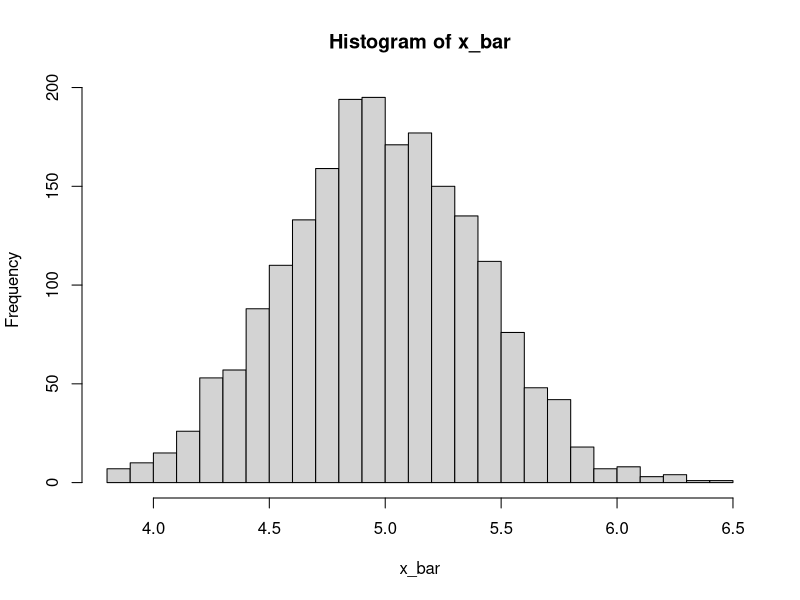
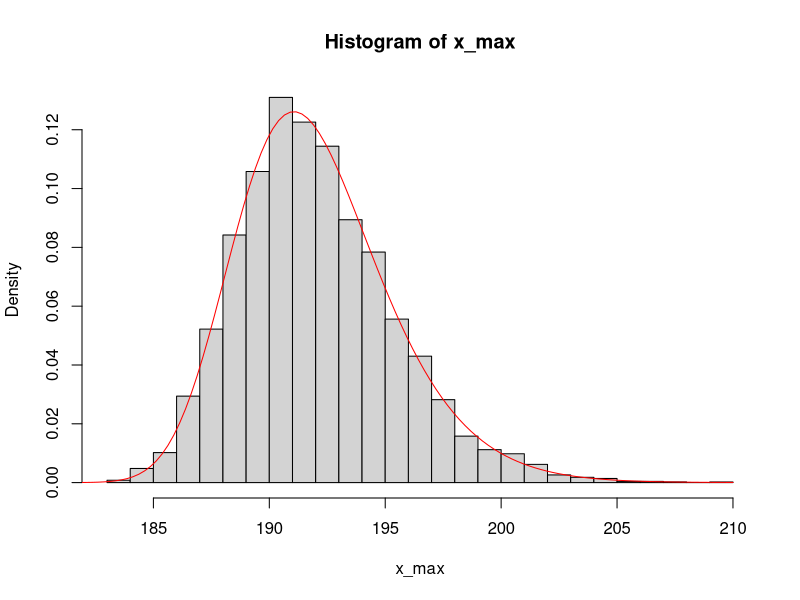

R code for these plots, in order:
# r-: generate random spamels
# d-: density funcitons
# p-: cumulative density functions (probability mass functions)
# q-: quantiles

rnorm(n = 5, mean = 3, sd = 4)
dnorm(x = 3, mean = 3, sd = 4)
pnorm(q = 2, mean = 3, sd = 4)
qnorm(p = 0.5, mean = 3, sd = 4)

rpois(n = 5, lambda = 5)
dpois(x = 3, lambda = 5)
ppois(q = 5, lambda = 5)
qpois(p = 0.5, lambda = 5)

runif(5)
rexp(5)
rbinom(n = 5, size = 2, prob = 0.3)
# ...


## Simulation of the sample mean - CLT
x_bar = rep(0, 2000)
for(i in 1:2000){
  
  sp = rpois(n = 30, lambda = 5)
  x_bar[i] = mean(sp)
  
}
hist(x_bar, nclass = 30)

## order statistics: max{x1, x2, ..., x_n}

# True solution:
y = seq(160, 210, length.out = 200)
f_y = 60 * pnorm(y, mean = 174.9, sd = 7.39)^59 * dnorm(y, mean = 174.9, sd = 7.39)

# simulation:
x_max = rep(0, 5000)
for(i in 1:5000){
  
  sp = rnorm(60, mean = 174.9, sd = 7.39)
  x_max[i] = max(sp)
  
}
hist(x_max, nclass = 30, freq = F)
lines(y, f_y, col = "red")
